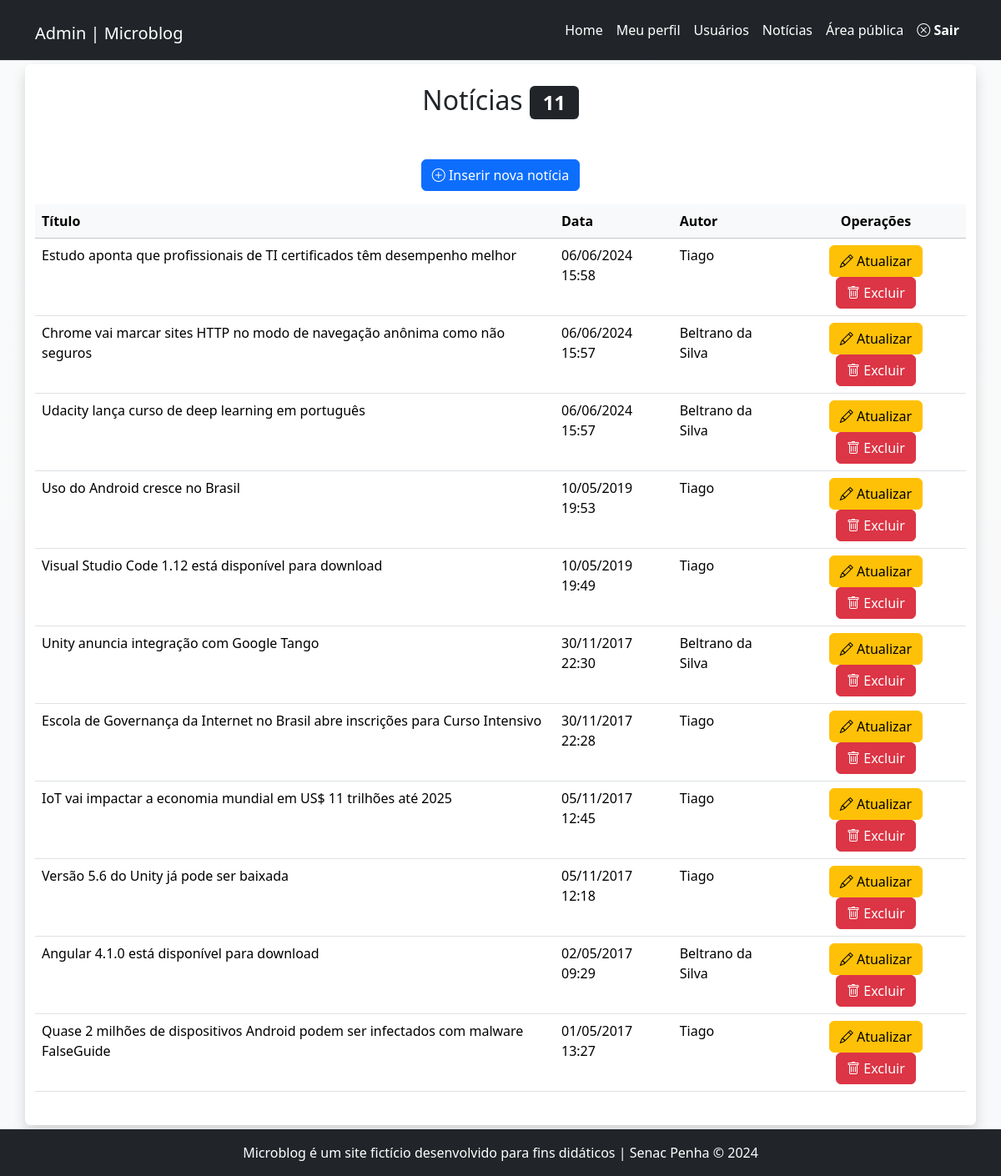
Before: /admin/noticias.php (signed in) with the older database file.
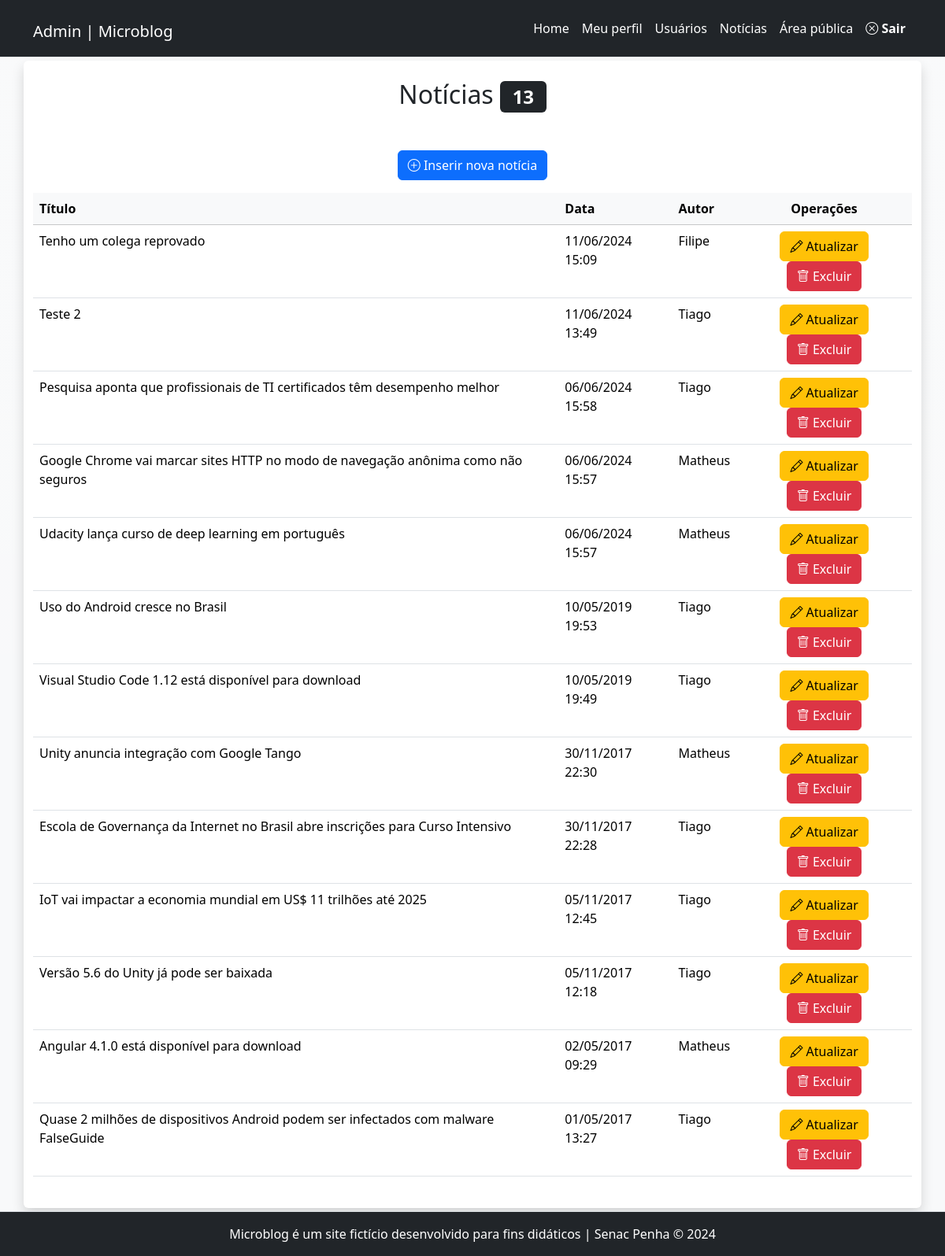
After: the same page with the newer database file.
### tables this page shows
CREATE TABLE `noticias` (
  `id` int(11) NOT NULL,
  `data` datetime NOT NULL DEFAULT current_timestamp(),
  `titulo` varchar(150) NOT NULL,
  `texto` text NOT NULL,
  `resumo` tinytext NOT NULL,
  `imagem` varchar(45) NOT NULL,
  `usuario_id` int(11) NOT NULL
);

CREATE TABLE `usuarios` (
  `id` int(11) NOT NULL,
  `nome` varchar(45) NOT NULL,
  `email` varchar(45) NOT NULL,
  `senha` varchar(255) NOT NULL,
  `tipo` enum('admin','editor') NOT NULL
);

### inc/funcoes-noticias.php (called while the page is built, shortened)
<?php
function formataData($data){
    return date("d/m/Y H:i", strtotime($data));
}
function lerNoticias($conexao, $idUsuario, $tipoUsuario){
    if($tipoUsuario == 'admin'){
        $sql = "SELECT noticias.id, noticias.titulo,
                noticias.data, usuarios.nome
            FROM noticias JOIN usuarios
            ON noticias.usuario_id = usuarios.id
            ORDER BY data DESC";
    } else {
        $sql = "SELECT titulo, data, id FROM noticias
                WHERE usuario_id = $idUsuario
                ORDER BY data DESC";
    }
    $resultado = mysqli_query($conexao, $sql)
                or die(mysqli_error($conexao));
    return mysqli_fetch_all($resultado, MYSQLI_ASSOC);
}

### admin/noticias.php (the view)
<?php
require_once "../inc/cabecalho-admin.php";
require_once "../inc/funcoes-noticias.php";
$idUsuario = $_SESSION['id'];
$tipoUsuario = $_SESSION['tipo'];
$listaDeNoticias = lerNoticias($conexao, $idUsuario, $tipoUsuario);
?>
<div class="row">
	<article class="col-12 bg-white rounded shadow my-1 py-4">
		<h2 class="text-center">
		Notícias <span class="badge bg-dark">
			<?=count($listaDeNoticias)?>
		</span>
		</h2>
		<p class="text-center mt-5">
			<a class="btn btn-primary" href="noticia-insere.php">
			<i class="bi bi-plus-circle"></i>
			Inserir nova notícia</a>
		</p>
		<div class="table-responsive">
			<table class="table table-hover">
				<thead class="table-light">
					<tr>
                        <th>Título</th>
                        <th>Data</th>
						<?php if($tipoUsuario == 'admin') { ?>
                        <th>Autor</th>
						<?php } ?>
						<th class="text-center">Operações</th>
					</tr>
				</thead>
				<tbody>
<?php foreach($listaDeNoticias as $noticia) { ?>
					<tr>
                        <td> <?=$noticia['titulo']?> </td>
                        <td> <?=formataData($noticia['data'])?> </td>
						<?php if($tipoUsuario == 'admin') { ?>
                        <td> <?=$noticia['nome']?> </td>
						<?php } ?>
						<td class="text-center">
							<a class="btn btn-warning"
							href="noticia-atualiza.php?id=<?=$noticia['id']?>">
							<i class="bi bi-pencil"></i> Atualizar
							</a>
							<a class="btn btn-danger excluir"
							href="noticia-exclui.php?id=<?=$noticia['id']?>">
							<i class="bi bi-trash"></i> Excluir
							</a>
						</td>
					</tr>
<?php } ?>
				</tbody>
			</table>
	</div>
	</article>
</div>
<?php
require_once "../inc/rodape-admin.php";
?>

### inc/cabecalho-admin.php (shortened to what this page needs)
<!DOCTYPE html>
<html lang="pt-br" class="h-100">
<head>
<link href="https://cdn.jsdelivr.net/npm/bootstrap@5.3.3/dist/css/bootstrap.min.css" rel="stylesheet">
<link rel="stylesheet" href="https://cdn.jsdelivr.net/npm/bootstrap-icons@1.11.3/font/bootstrap-icons.min.css">
<link rel="stylesheet" href="../css/style.css">
</head>
<body id="admin" class="d-flex flex-column h-100 bg-light bg-gradient">
<header id="topo" class="border-bottom sticky-top">
<nav class="navbar navbar-expand-lg navbar-dark bg-dark justify-content-between">
  <div class="container">
    <h1><a class="navbar-brand" href="index.php">Admin | Microblog</a></h1>
    <div class="collapse navbar-collapse" id="navbarSupportedContent">
        <ul class="navbar-nav ms-auto mb-2 mb-lg-0">
            <li class="nav-item">
                <a class="nav-link" href="index.php">Home</a>
            </li>
            <li class="nav-item">
                <a class="nav-link" href="meu-perfil.php">Meu perfil</a>
            </li>
            <?php if($_SESSION['tipo'] == 'admin'){ ?>
            <li class="nav-item">
                <a class="nav-link" href="usuarios.php">Usuários</a>
            </li>
            <?php } ?>
            <li class="nav-item">
                <a class="nav-link" href="noticias.php">Notícias</a>
            </li>
            <li class="nav-item">
                <a class="nav-link" href="../index.php" target="_blank">Área pública</a>
            </li>
            <li class="nav-item">
                <a class="nav-link fw-bold" href="?sair"> <i class="bi bi-x-circle"></i> Sair</a>
            </li>
        </ul>
    </div>
  </div>
</nav>
</header>
<main class="flex-shrink-0">
    <div class="container">

### inc/rodape-admin.php (shortened to what this page needs)
</div>
</main>
<footer class="footer mt-auto py-3 bg-dark border-top">
    <div class="container text-center text-white">
        Microblog é um site fictício desenvolvido para fins didáticos | Senac Penha &copy; 2024
    </div>
</footer>
</body>
</html>

### css/style.css (style rules this page uses)
#admin .nav-link { color: white; }

Changed rows visible on the page:
added noticias: titulo "Tenho um colega reprovado", data "11/06/2024 15:09", usuario.nome "Filipe"
added noticias: titulo "Teste 2", data "11/06/2024 13:49", usuario.nome "Tiago"
changed noticias: titulo "Estudo aponta que profissionais de TI certificados têm desempenho melhor" → "Pesquisa aponta que profissionais de TI certificados têm desempenho melhor"
changed noticias: titulo "Chrome vai marcar sites HTTP no modo de navegação anônima como não seguros" → "Google Chrome vai marcar sites HTTP no modo de navegação anônima como não seguros"; usuario.nome "Beltrano da Silva" → "Matheus"
changed through a linked row, noticias "Udacity lança curso de deep learning em português": usuario.nome "Beltrano da Silva" → "Matheus"
changed through a linked row, noticias "Unity anuncia integração com Google Tango": usuario.nome "Beltrano da Silva" → "Matheus"
changed through a linked row, noticias "Angular 4.1.0 está disponível para download": usuario.nome "Beltrano da Silva" → "Matheus"
Other visible differences:
count($listaDeNoticias): "11" → "13"
